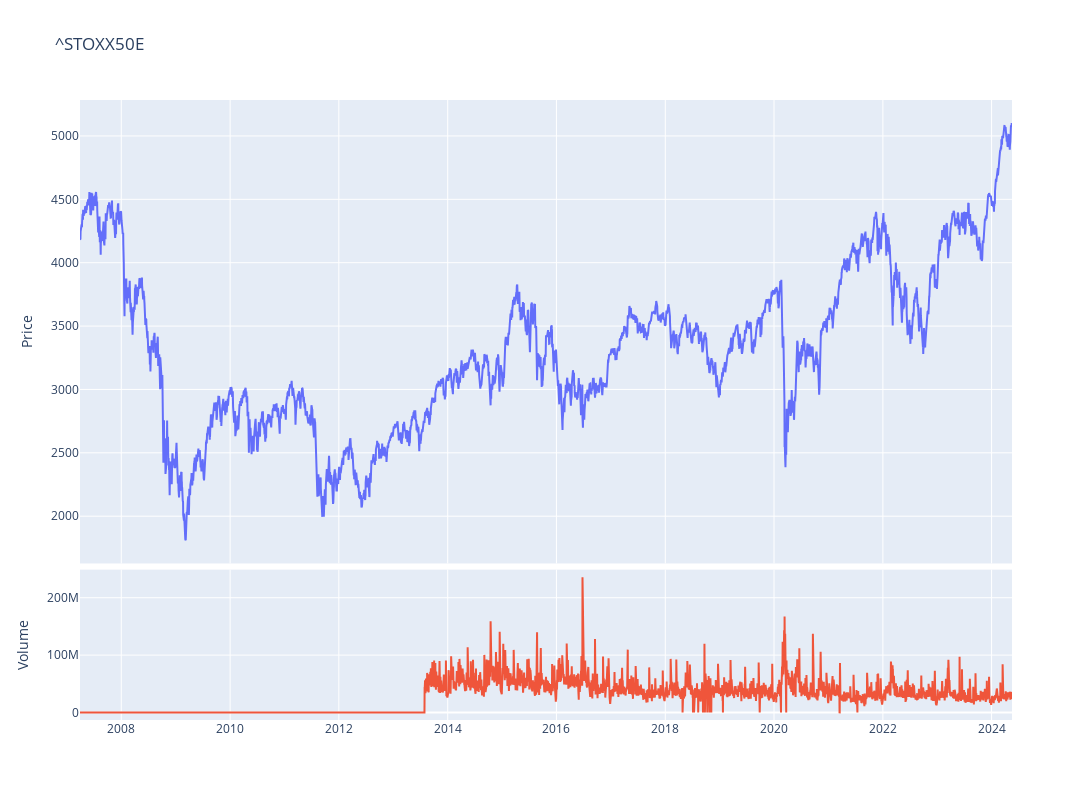

Notebook code for this chart:
### Code cell
fig = make_subplots(rows=4, cols=1,shared_xaxes=True,vertical_spacing=0.01,specs=[[{'rowspan':3,'colspan':1}],[None],[None],[{'rowspan':1,'colspan':1}]])

# Graph (1,1)
fig.add_trace(go.Scatter(x=stock_ticker.index,y=stock_ticker['Close'],mode="lines",name=f"{ticker}"),row=1, col=1)
# Update xaxis properties
fig.update_yaxes(title_text="Price", row=1, col=1)

# Graph (4,1)
fig.add_trace(go.Scatter(x=stock_ticker.index,y=stock_ticker['Volume'],mode="lines",name='Volume'),row=4, col=1)
fig.update_yaxes(title_text="Volume", row=4, col=1)

fig.update_layout(height=800, width=1300,showlegend=False,title=f"{ticker}")

fig.show()

### Figure 1 — Plotly figure (JSON) as saved in the notebook; plotly's stock layout.template omitted (floating-point values rounded to 4 significant figures; data arrays with more than 128 entries replaced by an {"elided": "..."} marker saying what was removed)
{"data": [{"mode": "lines", "name": "^STOXX50E", "type": "scatter", "x": {"elided": "4296 str values"}, "xaxis": "x", "y": {"elided": "4296 float values"}, "yaxis": "y"}, {"mode": "lines", "name": "Volume", "type": "scatter", "x": {"elided": "4296 str values"}, "xaxis": "x2", "y": {"elided": "4296 int values"}, "yaxis": "y2"}], "layout": {"height": 800, "showlegend": false, "title": {"text": "^STOXX50E"}, "width": 1300, "xaxis": {"anchor": "y", "domain": [0, 1], "matches": "x2", "showticklabels": false}, "xaxis2": {"anchor": "y2", "domain": [0, 1]}, "yaxis": {"anchor": "x", "domain": [0.2525, 1], "title": {"text": "Price"}}, "yaxis2": {"anchor": "x2", "domain": [0, 0.2425], "title": {"text": "Volume"}}}}
